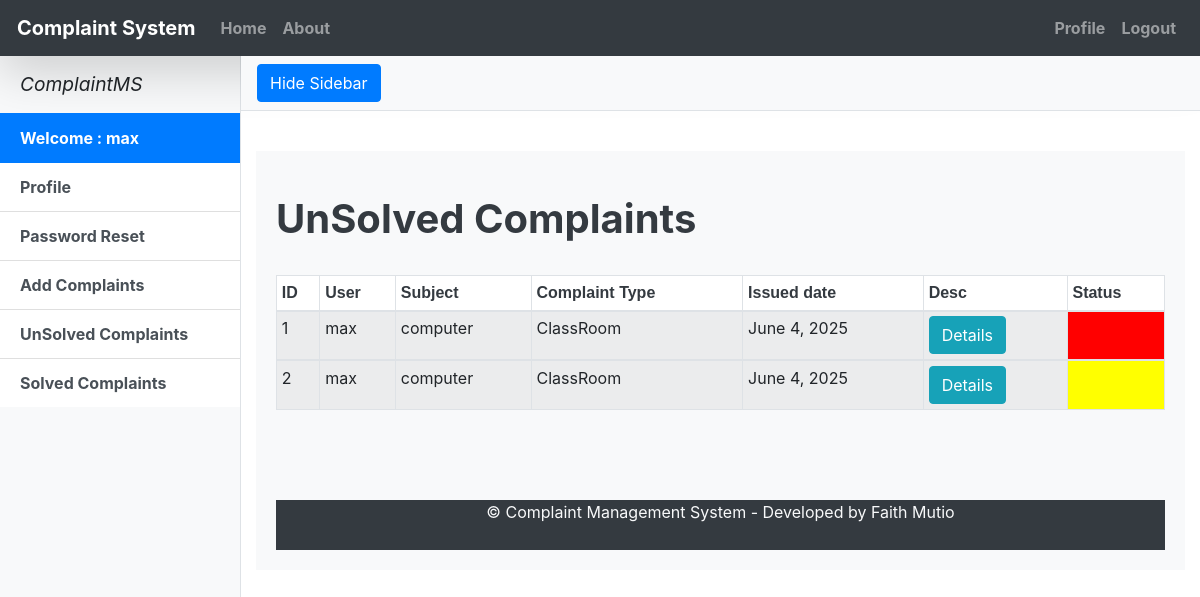
Screenshot of /list/ (signed in) with the database file from the repository.
### ComplaintMS/models.py (models this page shows, shortened)
class Complaint(models.Model):
    STATUS =((1,'Solved'),(2, 'InProgress'),(3,'Pending'))
    TYPE=(('ClassRoom',"ClassRoom"),('Teacher',"Teacher"),('Management',"Management"),('College',"College"),('Other',"Other"))
    Subject=models.CharField(max_length=200,blank=False,null=True)
    user=models.ForeignKey(User, on_delete=models.CASCADE,default=None)
    Type_of_complaint=models.CharField(choices=TYPE,null=True,max_length=200)
    Description=models.TextField(max_length=4000,blank=False,null=True)
    Time = models.DateField(auto_now=True)
    status=models.IntegerField(choices=STATUS,default=3)
    def __init__(self, *args, **kwargs):
        super(Complaint, self).__init__(*args, **kwargs)
        self.__status = self.status

### ComplaintMS/views.py (the view)
# urls.py: path('list/',views.list,name='list'),
@login_required
def list(request):
    c=Complaint.objects.filter(user=request.user).exclude(status='1')
    result=Complaint.objects.filter(user=request.user).exclude(Q(status='3') | Q(status='2'))
    args={'c':c,'result':result}
    return render(request,'ComplaintMS/Complaints.html',args)

### ComplaintMS/templates/ComplaintMS/Complaints.html (shortened to what this page needs)
{% extends "ComplaintMS/index.html" %}
{% load crispy_forms_tags %}
{% load static %}
{% block content %}
<head>
  <link href= "{% static "ComplaintMS/extra/bootstrap/css/bootstrap.min.css" %}" rel="stylesheet">
  <link href="{% static "ComplaintMS/css/simple-sidebar.css" %}" rel="stylesheet">
</head>
  <div class="d-flex" id="wrapper">
    <div class="bg-light border-right" id="sidebar-wrapper">
      <div class="sidebar-heading"> <i>ComplaintMS</i> </div>
      <div class="list-group list-group-flush">
        {% if user.is_authenticated  %}
               <a href="" class="list-group-item list-group-item-action active"> Welcome : {{user.username}} </a>
              <a href='/dashboard/' class="list-group-item list-group-item-action">Profile</a>
              <a href='/password/' class="list-group-item list-group-item-action">Password Reset</a>
              <a href="/complaints/" class="list-group-item list-group-item-action">Add Complaints</a>
              <a href="/list/" class="list-group-item list-group-item-action">UnSolved Complaints</a>
              <a href="/slist/" class="list-group-item list-group-item-action">Solved Complaints</a>
              {% endif %}
      </div>
    </div>
    <div id="page-content-wrapper">
      <nav class="navbar navbar-expand-lg navbar-light bg-light border-bottom">
        <button class="btn btn-primary" id="menu-toggle">Hide Sidebar</button>
       <br>
      </nav>
      <br>
      <div class="container-fluid">
      <div class="card-body bg-light">
        <h1 class="mt-4 text-dark"><b>UnSolved Complaints</b></h1>
        <br>
    <div class="table-responsive">
	<table id="dtBasicExample" class="table table-striped table-hover table-bordered table-sm" cellspacing="5" width="100%">
  <thead>
    <tr class="bg-white">
      <th class="th-sm text-dark">ID
      </th>
      <th class="th-sm  text-dark ">User
      </th>
	  <th class="th-sm  text-dark">Subject
      <th class="th-sm  text-dark">Complaint Type
      </th>
      <th class="th-sm-12  text-dark">Issued date
      </th>
      <th class="th-sm  text-dark">Desc
      </th>
      <th class="th-sm  text-dark">Status
      </th>
    </tr>
  </thead>
{% if user.is_authenticated %}
   {% for data in c %}
  <tbody>
    <tr>
      <td class="counterCell"></td>
      <td>{{ data.user.username }}</td>
	    <td>{{data.Subject}}</td>
      <td>{{ data.get_Type_of_complaint_display }}</td>
      <td>{{ data.Time }}</td>
      <td><form method="POST" action='/pdf/'>{% csrf_token %}<input type='hidden' name="cid" value={{data.id}}><button type='submit' class="btn btn-info">Details</button></form></td>
      <td class="color_{{ data.status }}"></td>
    </tr>
  </tbody>
  {% endfor %}
  {% endif %}
</table>
<br>
{% endblock content %}

### ComplaintMS/templates/ComplaintMS/index.html (shortened to what this page needs)
<!DOCTYPE html>
<html>
<head>
	<link rel="stylesheet" href="https://stackpath.bootstrapcdn.com/bootstrap/4.2.1/css/bootstrap.min.css">
</head>
		<nav class="navbar navbar-expand-xl navbar-dark bg-dark shadow-lg">
				<a class="navbar-brand" href="">Complaint System</a>
				<div class="collapse navbar-collapse" id="navbarSupportedContent">
				  <ul class="navbar-nav mr-auto">
					<li class="nav-item">
					  <a class="nav-link" href="/">Home</a>
					</li>
					<li class="nav-item">
					  <a class="nav-link" href="/aboutus/">About</a>
					</li>
				  </ul>
				  <form class="form-inline my-2 my-lg-0">
					<ul class="nav navbar-nav navbar-right">
					{% if user.is_authenticated and user.profile.type_user == 'student' %}
						<li class="nav-item">
							<a class="nav-link" href="/dashboard/">Profile</a>
						  </li>
						  <li class="nav-item">
							<a class="nav-link" href="/logout/">Logout</a>
						  </li>
						 {% endif %}
					  </ul>
				  </form>
				</div>
			  </nav>
{% block content %}
{% endblock content %}
<div class="push"></div>
<footer class="bg-dark text-light" style="height:50px;">
  <center> &copy; Complaint Management System - Developed by Faith Mutio</center>
</footer>
</html>

### ComplaintMS/static/ComplaintMS/css/simple-sidebar.css (style rules this page uses)
#sidebar-wrapper { min-height: 100vh; margin-left: -15rem; -webkit-transition: margin .25s ease-out; -moz-transition: margin .25s ease-out; -o-transition: margin .25s ease-out; transition: margin .25s ease-out; }
#sidebar-wrapper .sidebar-heading { padding: 0.875rem 1.25rem; font-size: 1.2rem; }
#sidebar-wrapper .list-group { width: 15rem; }
#page-content-wrapper { min-width: 100vw; }
@media (min-width: 768px) { #sidebar-wrapper { margin-left: 0; } }
@media (min-width: 768px) { #page-content-wrapper { min-width: 0; width: 100%; } }

### ComplaintMS/templates/ComplaintMS/index.html (style rules this page uses)
html { width: 100%; height: 100%; margin: 0; padding: 0; overflow-x: hidden; }
.push { height: 50px; }
a { color:black; font-weight:bold; color: #000; padding: 1px; }

### ComplaintMS/templates/ComplaintMS/Complaints.html (style rules this page uses)
td.color_2 { background-color: yellow; }
td.color_3 { background-color: red; }
table { counter-reset: tableCount; }
.counterCell:before { content: counter(tableCount); counter-increment: tableCount; }
th { font-size:16px; font-family:Arial; }

### rows the page displays
Complaint: user.username "max", Subject "computer", Type_of_complaint "ClassRoom", Time "June 4, 2025", status 3 (drawn)
Complaint: user.username "max", Subject "computer", Type_of_complaint "ClassRoom", Time "June 4, 2025", status 2 (drawn)

### other values shown
{{ user.username }} "max"
